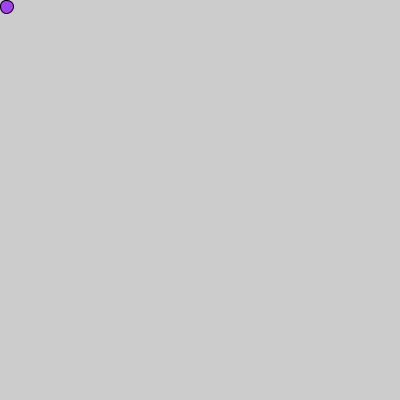
Frame 1 (no input)
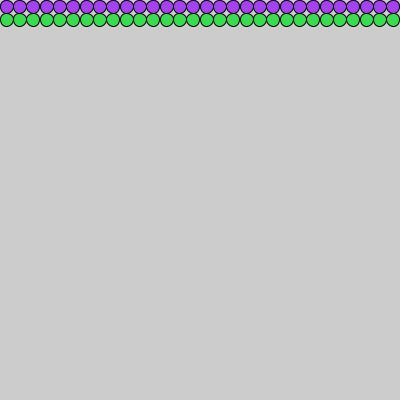
Frame 60 (the mouse pressed at the canvas centre just before this capture)
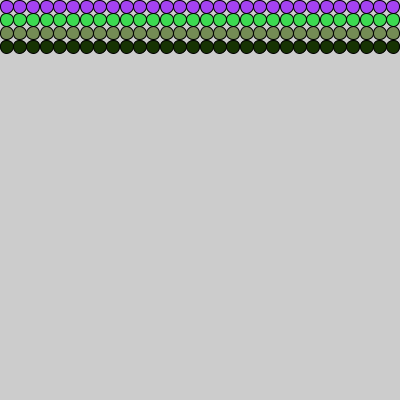
Frame 120 (the mouse held since frame 60 and released just before this capture)

The Processing sketch that drew these frames (run headless with seeded random() and noise(); from frame 60 on, the mouse is pressed at the canvas centre):

// Processing sketch: TaskFive
// ── TaskFive.pde
/* 
The code in this sketch will not compile, as it referes to varables which have not yet been declared 
Please complete task 5 to get this to compile.
*/

float circleSize; // 5.a
float numberOfCircles; // 5.b
float x; // 5.c
float y; // 5.c 
int counter; // 5.d
int rowCounter; // 5.d
int r; // 6.a
int g; // 6.a
int b; // 6.a

void setup(){
   size(400,400);
   r = 255; // 6.b
   g = 255; // 6.b
   b = 255; // 6.b
   numberOfCircles = 30;
   circleSize = width/numberOfCircles;
   ellipseMode(CORNER);
  
}
void draw(){
  x = circleSize*counter;
  y = circleSize*rowCounter;
  r = counter == 0? (int) random(255):r;
  g = counter == 0? (int) random(255):g;
  b = counter == 0? (int) random(255):b;
  
  // Un-comment this line after completing step 6.a 
  fill(r,g,b);
   
  ellipse(x,y,circleSize,circleSize);
  
  // Explaining conditional assignments. 
  // First part before the ?-mark, is a conditional. 
  // If this is true, the value after the ?-mark will be assigned. 
  // If not, the last value will.
  counter =  frameCount % numberOfCircles == 0 ? 0 : counter+1;
  rowCounter =  counter==0 ? rowCounter+1:rowCounter;
  
  
  // Explaining the modulus operator
  // Modulus is what is left when you divide one int with another int.
  // 1 % 3 = 1 (3 people can't share 1 apple without cutting it, so 1 apple is left)
  // 2 % 3 = 2
  // 3 % 3 = 0
 
  //Add the code for 6.c here
  
}
